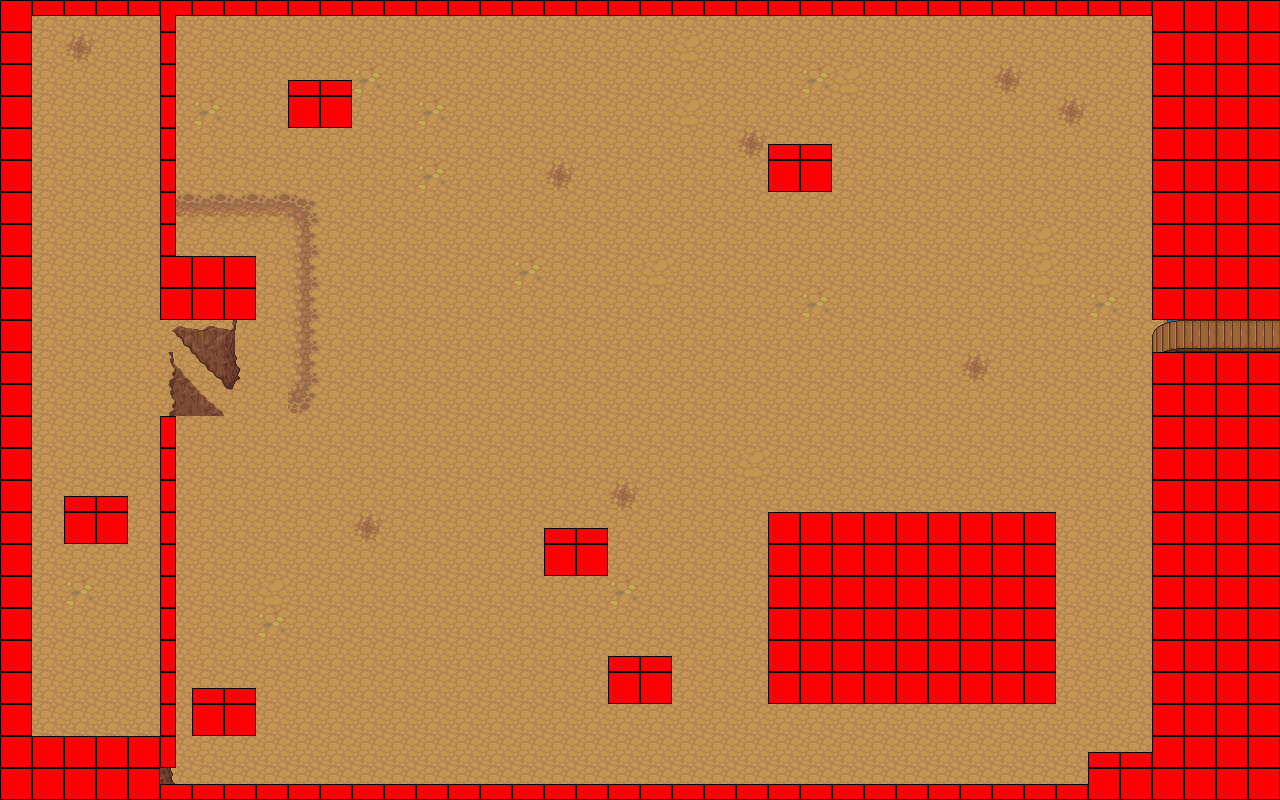

A level layout from a 2D game, rendered from its tile map. Below: a short description, then the map file with tile-grid data replaced by summaries:
An orthogonal 40x25 tile map with 32x32 px tiles, 7 tile layers (eau, sol, background, background 2, ...), 3 tilesets and 3 objects (2x changementMap, escalierGauche).

<map version="1.10" tiledversion="1.10.0" orientation="orthogonal" renderorder="right-down" width="40" height="25" tilewidth="32" tileheight="32" infinite="0" nextlayerid="9" nextobjectid="6">
 <tileset firstgid="1" source="tile_terrain_atlas.tsx" />
 <tileset firstgid="1025" source="tile_colision.tsx" />
 <tileset firstgid="1050" source="tile_base_out_atlas.tsx" />
 <layer id="1" name="eau" width="40" height="25">
  <data>[1000 cells, 100 non-empty, 3 distinct tile ids]</data>
 </layer>
 <layer id="2" name="sol" width="40" height="25">
  <data>[1000 cells, 925 non-empty, 2 distinct tile ids]</data>
 </layer>
 <layer id="3" name="background" width="40" height="25">
  <data>[1000 cells, 135 non-empty, 37 distinct tile ids]</data>
 </layer>
 <layer id="4" name="background 2" width="40" height="25">
  <data>[1000 cells, 0 non-empty, 0 distinct tile ids]</data>
 </layer>
 <layer id="5" name="overground" width="40" height="25">
  <data>[1000 cells, 40 non-empty, 8 distinct tile ids]</data>
 </layer>
 <layer id="6" name="overground 2" width="40" height="25">
  <data>[1000 cells, 1 non-empty, 1 distinct tile ids]</data>
 </layer>
 <layer id="7" name="logique" width="40" height="25">
  <data>[1000 cells, 299 non-empty, 5 distinct tile ids]</data>
 </layer>
 <objectgroup id="8" name="trigger" width="1" height="1">
  <object id="2" type="changementMap" x="3" y="2" width="50" height="793">
   <properties>
    <property name="destiMap" value="map_start_umbra.tmx" />
    <property name="destiX" type="int" value="1200" />
    <property name="destiY" type="int" value="400" />
   </properties>
  </object>
  <object id="3" type="escalierGauche" x="172" y="326" width="65" height="87" />
  <object id="5" type="changementMap" x="1260" y="320" width="18" height="30">
   <properties>
    <property name="destiMap" value="map_start_ethernia.tmx" />
    <property name="destiX" type="int" value="55" />
    <property name="destiY" type="int" value="365" />
   </properties>
  </object>
 </objectgroup>
</map>
